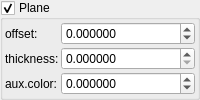
    <widget class="MyGroupBox" name="groupCheck_transf_function_enabledD_false">
     <property name="title">
      <string>Plane &amp;</string>
     </property>
     <property name="checkable">
      <bool>true</bool>
     </property>
     <layout class="QVBoxLayout" name="verticalLayout_11" stretch="0">
      <property name="spacing">
       <number>2</number>
      </property>
      <property name="leftMargin">
       <number>2</number>
      </property>
      <property name="topMargin">
       <number>2</number>
      </property>
      <property name="rightMargin">
       <number>2</number>
      </property>
      <property name="bottomMargin">
       <number>2</number>
      </property>
      <item>
       <layout class="QGridLayout" name="gridLayout_24" columnstretch="0,1">
        <property name="spacing">
         <number>2</number>
        </property>
        <item row="0" column="1">
         <widget class="MyDoubleSpinBox" name="spinbox_transf_offsetA_0">
          <property name="sizePolicy">
           <sizepolicy hsizetype="Minimum" vsizetype="Maximum">
            <horstretch>0</horstretch>
            <verstretch>0</verstretch>
           </sizepolicy>
          </property>
          <property name="prefix">
           <string/>
          </property>
          <property name="suffix">
           <string/>
          </property>
          <property name="decimals">
           <number>6</number>
          </property>
          <property name="minimum">
           <double>-99.998999999999995</double>
          </property>
          <property name="maximum">
           <double>99.998999999999995</double>
          </property>
          <property name="singleStep">
           <double>0.010000000000000</double>
          </property>
         </widget>
        </item>
        <item row="2" column="1">
         <widget class="MyDoubleSpinBox" name="spinbox_fold_color_difs1">
          <property name="sizePolicy">
           <sizepolicy hsizetype="Minimum" vsizetype="Maximum">
            <horstretch>0</horstretch>
            <verstretch>0</verstretch>
           </sizepolicy>
          </property>
          <property name="prefix">
           <string/>
          </property>
          <property name="suffix">
           <string/>
          </property>
          <property name="decimals">
           <number>6</number>
          </property>
          <property name="minimum">
           <double>-100.000000000000000</double>
          </property>
          <property name="maximum">
           <double>100.000000000000000</double>
          </property>
          <property name="singleStep">
           <double>0.100000000000000</double>
          </property>
         </widget>
        </item>
        <item row="1" column="1">
         <widget class="MyDoubleSpinBox" name="spinbox_transf_offsetB_0">
          <property name="sizePolicy">
           <sizepolicy hsizetype="Minimum" vsizetype="Maximum">
            <horstretch>0</horstretch>
            <verstretch>0</verstretch>
           </sizepolicy>
          </property>
          <property name="prefix">
           <string/>
          </property>
          <property name="suffix">
           <string/>
          </property>
          <property name="decimals">
           <number>6</number>
          </property>
          <property name="minimum">
           <double>0.000000000000000</double>
          </property>
          <property name="maximum">
           <double>99.998999999999995</double>
          </property>
          <property name="singleStep">
           <double>0.010000000000000</double>
          </property>
         </widget>
        </item>
        <item row="1" column="0">
         <widget class="QLabel" name="label_19">
          <property name="text">
           <string>thickness:</string>
          </property>
         </widget>
        </item>
        <item row="0" column="0">
         <widget class="QLabel" name="label_17">
          <property name="text">
           <string>offset:</string>
          </property>
         </widget>
        </item>
        <item row="2" column="0">
         <widget class="QLabel" name="label_18">
          <property name="text">
           <string>aux.color:</string>
          </property>
         </widget>
        </item>
       </layout>
      </item>
     </layout>
    </widget>
